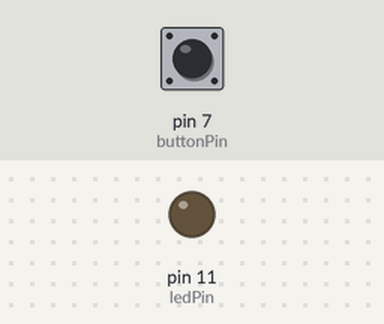
Bench run of a sketch on a simulated Arduino Uno, built with avr-gcc and run on an emulated ATmega328P. Shown: output pins drawn as LEDs (lit = HIGH). Dashed ring = blinking. Inputs (shaded band) come from the test bench; at power-on: pin 7 (buttonPin) LOW.

Above: at 1.2 s.
1.3 s: pin 7 (buttonPin) pulled HIGH for 0.15 s
At 1.9 s:
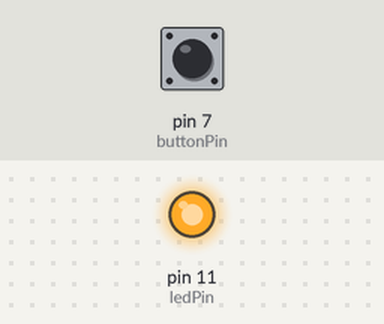
2.9 s: pin 7 (buttonPin) pulled HIGH for 3.2 s
At 3.06 s:
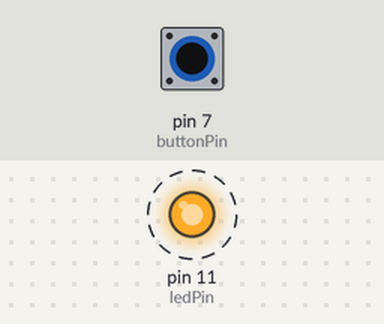
Timing chart, 0 to 7.6 s (numbered marks = the images above; inputs shaded):
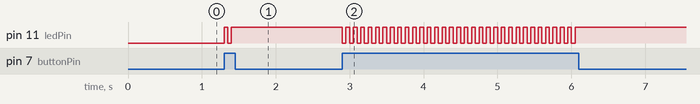

The sketch:

SKETCH_opdr3.ino
```cpp
#define ledPin 11
#define buttonPin 7

int time = 50;
int buttonState = LOW;        // Huidige en default status van de knop
int countStateChange = 0;     // Teller om het aantal wijzigingen bij te houden
int ledState = LOW;           // Huidige en default status van de LED

void setup() {
  pinMode(ledPin, OUTPUT);
  pinMode(buttonPin, INPUT);
}

void loop() {
  // Leest de status van de knop
  buttonState = digitalRead(buttonPin);

  // Als de knop wordt ingedrukt
  if (buttonState == HIGH) {
    // Tel het aantal statuswijzigingen bij elkaar op
    countStateChange++;

    // Controleer of het aantal statuswijzigingen oneven is (gedeeld door 2 met een rest van 1 (oneven))
    if (countStateChange % 2 == 1) {
      // Indien oneven, zet LED aan
      ledState = HIGH;
    } else {
      // Anders, zet LED uit.
      ledState = LOW;
    }

    // Leest LEDstatus op basis van bovenstaand statement
    digitalWrite(ledPin, ledState);

    // Wacht voor een bepaalde tijd
    delay(time);
  }
}
```

Measured:
- after the input at 1.3 s, pin 11 (ledPin): LOW → HIGH at once, → LOW 0.05 s later, → HIGH 0.05 s later
- after the input at 2.9 s, pin 11 (ledPin): alternates HIGH for 0.05 s and LOW for 0.05 s, 64 changes in all, then stays HIGH, starting at once
